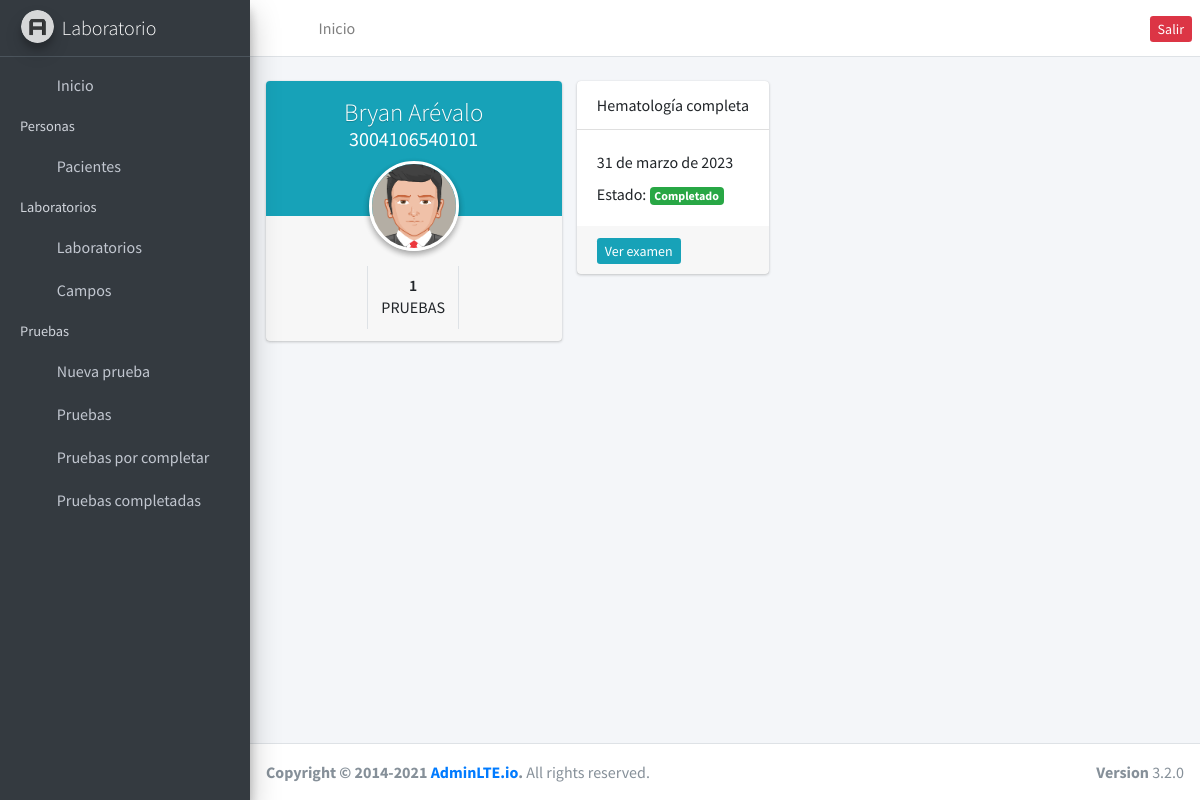
Screenshot of /clients/history/1 (signed in) with the database file from the repository.
### clientes/models.py (models this page shows, shortened)
class Clients(models.Model):
    name = models.CharField(max_length=255, default='N/A', null=False)
    birth = models.DateField(default=datetime.date.today, auto_now=False)
    phone = models.CharField(max_length=15, null=True)
    dpi = models.CharField(max_length=20, null=False, default='N/A')
    email = models.EmailField(default='n/a', null=False)
    sex = models.IntegerField(default=1)
    nit = models.CharField(max_length=20, default='N/A')
    created_at = models.DateField(auto_now=True)

### testsApp/models.py (models this page shows, shortened)
class Test(models.Model):
    patient = models.ForeignKey(Clients, on_delete=models.PROTECT)
    lab = models.ForeignKey(Laboratory, on_delete=models.PROTECT)
    completed = models.BooleanField(default=False)
    comment = models.CharField(default='No hay comentarios', max_length=255)
    created_at = models.DateField(default=datetime.date.today)

### laboratories/models.py (models this page shows, shortened)
class Laboratory(models.Model):
    name = models.CharField(max_length=255, null=False)
    price = models.FloatField(default=0.00, null=False)

### clientes/views.py (the view)
# urls.py: path('history/<int:id>', history, name='patient_history'),
@login_required
def history(request, id):
    client = Clients.objects.get(id = id)
    tests = Test.objects.filter(patient=id).select_related('lab')
    context = {
        'client': client,
        'tests': tests
    }
    return render(request, 'history.html', context)

### clientes/templates/history.html (shortened to what this page needs)
{% extends 'base.html' %} {% load static %} {% block content %}
<div class="row">
  <div class="col-md-4">
    <div class="card card-widget widget-user">
      <div class="widget-user-header bg-info">
        <h3 class="widget-user-username">{{ client.name }}</h3>
        <h5 class="widget-user-desc">{{ client.dpi }}</h5>
      </div>
      <div class="widget-user-image">
        <img
          class="img-circle elevation-2"
          src="{% static '/dist/img/avatar5.png' %}"
          alt="User Avatar"
        />
      </div>
      <div class="card-footer">
        <div class="row">
          <div class="col-sm-4 border-right">
          </div>
          <div class="col-sm-4 border-right">
            <div class="description-block">
              <h5 class="description-header">{{ tests.count }}</h5>
              <span class="description-text">Pruebas</span>
            </div>
          </div>
          <div class="col-sm-4">
          </div>
        </div>
      </div>
    </div>
  </div>
  <div class="col-md-8">
    <div class="row">
      {% for test in tests %}
      <div class="col-md-4">
        <div class="card text-decoration-none">
          <div class="card-header">{{ test.lab.name }}</div>
          <div class="card-body">
            <div class="center">{{ test.created_at }}</div>
            <div class="mt-2">
              Estado: {% if test.completed %}
              <div class="badge badge-success">Completado</div>
              {% else %}
              <div class="badge badge-danger">Incompleto</div>
              {% endif %}
            </div>
          </div>
          {% if test.completed %}
          <div class="card-footer">
            <a target="_blank" href="{% url 'send_pdf' test.id %}" class="btn-sm btn-info">
              Ver examen
            </a>
          </div>
          {% endif %}
        </div>
      </div>
      {% endfor %}
    </div>
  </div>
</div>
{% endblock %}

### rows the page displays
Clients: name "Bryan Arévalo", dpi "3004106540101"
Test: lab.name "Hematología completa", created_at "31 de marzo de 2023", completed "Completado"

### other values shown
{{ tests.count }} "1"
